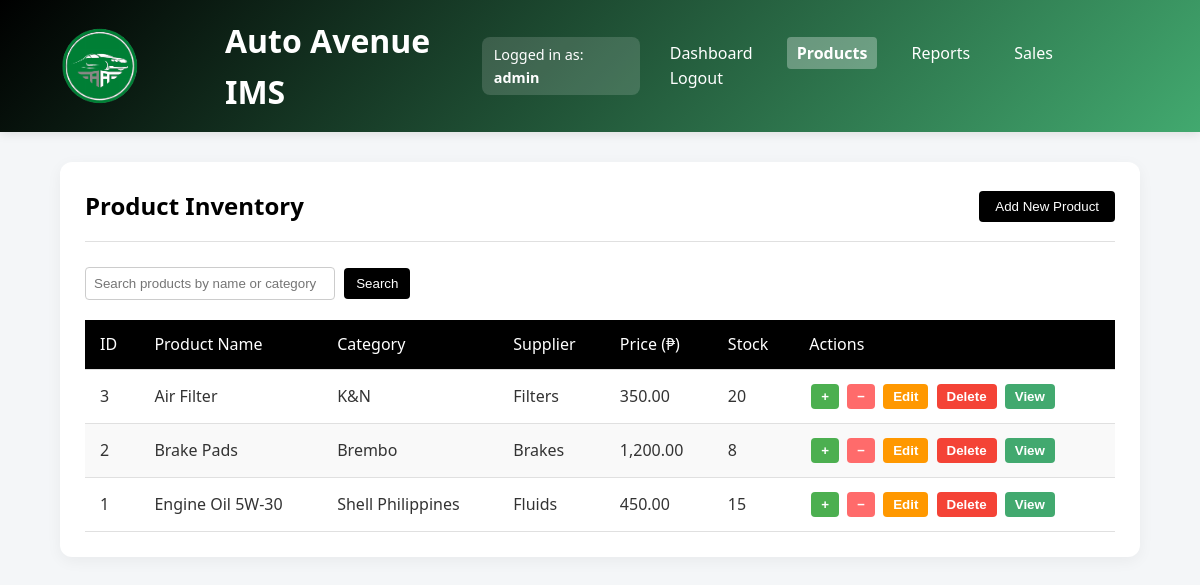
Before: /products.php (signed in) with the older database file.
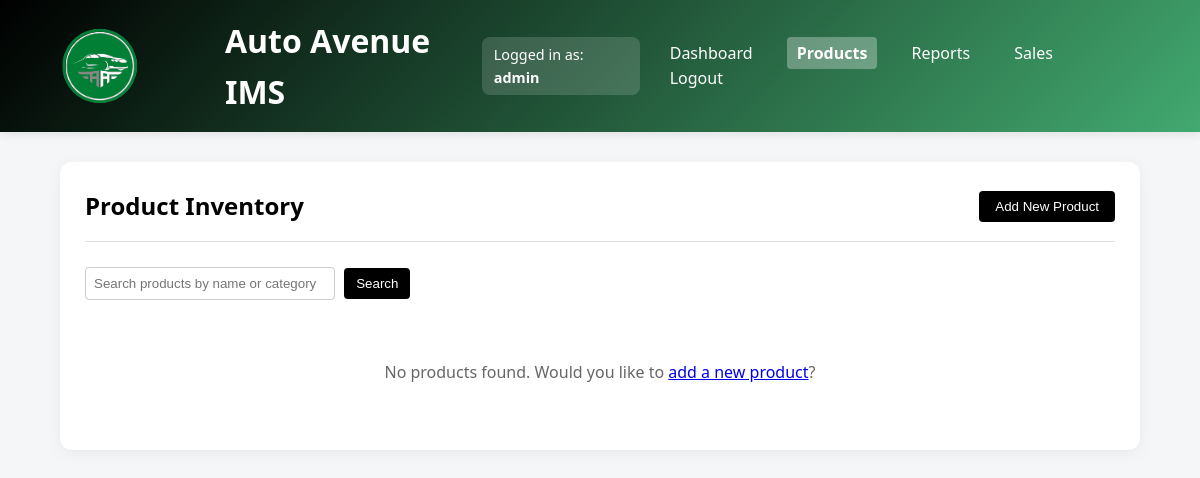
After: the same page with the newer database file.
### tables this page shows
CREATE TABLE `products` (
  `product_id` int(11) NOT NULL,
  `name` varchar(100) NOT NULL,
  `quantity` int(11) NOT NULL DEFAULT 0,
  `price` decimal(10,2) NOT NULL,
  `category` varchar(50) DEFAULT NULL,
  `min_stock_level` int(11) DEFAULT 10,
  `last_updated` timestamp NOT NULL DEFAULT current_timestamp() ON UPDATE current_timestamp(),
  `is_active` tinyint(1) DEFAULT 1,
  `warranty_period` varchar(50) DEFAULT NULL,
  `warranty_terms` text DEFAULT NULL,
  `vin_code` varchar(17) DEFAULT NULL,
  `supplier_id` int(11) DEFAULT NULL
);

### products.php (the view, shortened to what this page needs)
<?php
$conn = new mysqli('localhost', 'root', '', 'auto_avenue_db');
$result = null;
try {
    if (isset($_GET['search']) && trim($_GET['search']) !== '') {
        $search = $conn->real_escape_string(trim($_GET['search']));
        $sql = "SELECT * FROM products WHERE is_active = TRUE AND (name LIKE '%$search%' OR category LIKE '%$search%') ORDER BY name ASC";
    } else {
        $sql = "SELECT * FROM products WHERE is_active = TRUE ORDER BY name ASC";
    }
    $result = $conn->query($sql);
} catch (Exception $e) {
    $error_message = $e->getMessage();
}
?>
<!DOCTYPE html>
<html lang="en">
<head>
</head>
<body>
  <header>
    <div class="container">
      <div style="display: flex; align-items: center; gap: 15px;">
        <img src="autoavelogo.svg" alt="Auto Avenue Logo" class="logo" width="150">
        <h1>Auto Avenue IMS</h1>
      </div>
      <?php if (isset($_SESSION['role'])): ?>
        <div style="background-color: rgba(255, 255, 255, 0.15); padding: 6px 12px; border-radius: 8px; font-size: 0.9rem;">
          Logged in as: <strong><?= htmlspecialchars($_SESSION['role']) ?></strong>
        </div>
      <?php endif; ?>
      <nav>
        <a href="dashboard.php">Dashboard</a>
        <a href="products.php"class="active">Products</a>
        <a href="reports.php">Reports</a>
        <a href="sales.php">Sales</a>
        <a href="logout.php">Logout</a>
      </nav>
    </div>
  </header>
  <main class="main-content">
    <div class="page-header">
      <h2>Product Inventory</h2>
      <div>
        <button class="add-product-btn" onclick="location.href='add_product.php'">Add New Product</button>
      </div>
    </div>
    <form method="GET" action="products.php" style="margin-bottom: 20px;">
  <input type="text" name="search" placeholder="Search products by name or category"
         value="<?= isset($_GET['search']) ? htmlspecialchars($_GET['search']) : '' ?>"
         style="padding: 8px; width: 250px; border-radius: 4px; border: 1px solid #ccc;">
  <button type="submit" class="add-product-btn" style="padding: 8px 12px; margin-left: 5px;">Search</button>
</form>
    <?php if ($result && $result->num_rows > 0): ?>
      <table>
        <thead>
          <tr>
            <th>ID</th>
            <th>Product Name</th>
            <th>Category</th>
            <th>Supplier</th>
            <th>Price (₱)</th>
            <th>Stock</th>
            <th>Actions</th>
          </tr>
        </thead>
        <tbody>
          <?php while ($row = $result->fetch_assoc()): ?>
            <tr>
              <td><?= $row['product_id'] ?></td>
              <td><?= htmlspecialchars($row['name']) ?></td>
              <td><?= htmlspecialchars($row['supplier']) ?></td>
              <td><?= htmlspecialchars($row['category']) ?></td>
              <td><?= number_format($row['price'], 2) ?></td>
              <td class="<?= $row['quantity'] <= $row['min_stock_level'] ? 'low-stock' : '' ?>">
                <?= $row['quantity'] ?>
              </td>
              <td>
                <div class="action-buttons">
                  <form class="action-form" action="products.php" method="POST">
                      <button class="action-btn add-btn" type="submit">+</button>
                  </form>
                  <form class="action-form" action="products.php" method="POST">
                      <button class="action-btn remove-btn" type="submit">−</button>
                  </form>
                  <form class="action-form" action="edit_product.php" method="GET">
                      <button class="action-btn edit-btn" type="submit">Edit</button>
                  </form>
                  <form class="action-form" action="delete_product.php" method="POST" onsubmit="return confirm('Are you sure?')">
                      <button class="action-btn delete-btn" type="submit">Delete</button>
                  </form>
                  <button class="action-btn view-btn"
                          onclick="showProductDetails(
                            <?= htmlspecialchars(json_encode([
                              'name' => $row['name'],
                              'category' => $row['category'],
                              'supplier' => $row['supplier'] ?? 'N/A',
                              'price' => number_format($row['price'], 2),
                              'quantity' => $row['quantity'],
                              'min_stock' => $row['min_stock_level'],
                              'warranty_period' => $row['warranty_period'] ?? 'None',
                              'warranty_terms' => $row['warranty_terms'] ?? 'None specified',
                              'vin_code' => $row['vin_code'] ?? 'Not provided'
                            ]), ENT_QUOTES, 'UTF-8') ?>
                          )">
                    View
                  </button>
                </div>
              </td>
            </tr>
          <?php endwhile; ?>
        </tbody>
      </table>
    <?php else: ?>
      <div class="empty-state">
        <p>No products found. Would you like to <a href="add_product.php">add a new product</a>?</p>
      </div>
    <?php endif; ?>
  </main>
</body>
</html>

Changed rows visible on the page:
removed products: product_id "3", name "Air Filter", supplier "K&N", category "Filters", price "350.00", quantity "20"
removed products: product_id "2", name "Brake Pads", supplier "Brembo", category "Brakes", price "1,200.00", quantity "8"
removed products: product_id "1", name "Engine Oil 5W-30", supplier "Shell Philippines", category "Fluids", price "450.00", quantity "15"
Other visible differences:
text no longer shown: "ID Product Name Category Supplier Price (₱) Stock Actions"
text now shown: "No products found. Would you like to add a new product ?"
